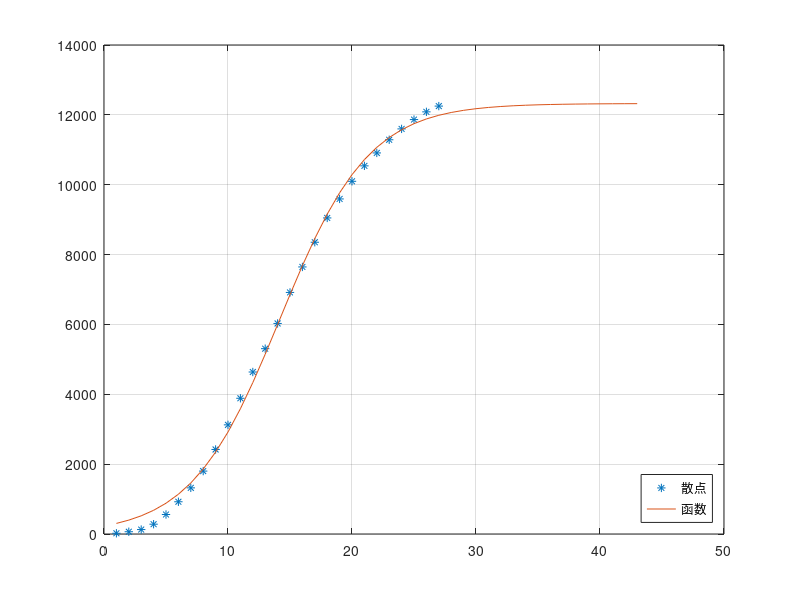

Recreate this plot in MATLAB.
x=1:27;
y=[21,65,127,281,558,923,1321,1801,2420,3125,3886,4638,5306,6028,6916,7646,8353,9049,9593,10098,10540,10910,11287,11598,11865,12086,12251];
a=[10000,2,0.1];
f=@(a,x)a(1)./(1+a(2)*exp(-a(3)*x));
[A,resnorm]=lsqcurvefit(f,a,x,y)
t=27;
while    abs(A(1)/(1+A(2)*exp(-A(3)*t))-A(1)/(1+A(2)*exp(-A(3)*(t+1))))>1
    t=t+1;
end
t
A(1)/(1+A(2)*exp(-A(3)*(t+1)))
i=1:t;
plot(x,y,'*')
hold on;
plot(i,A(1)./(1+A(2)*exp(-A(3)*i)));
grid on
legend('散点','函数','Location','SouthEast')